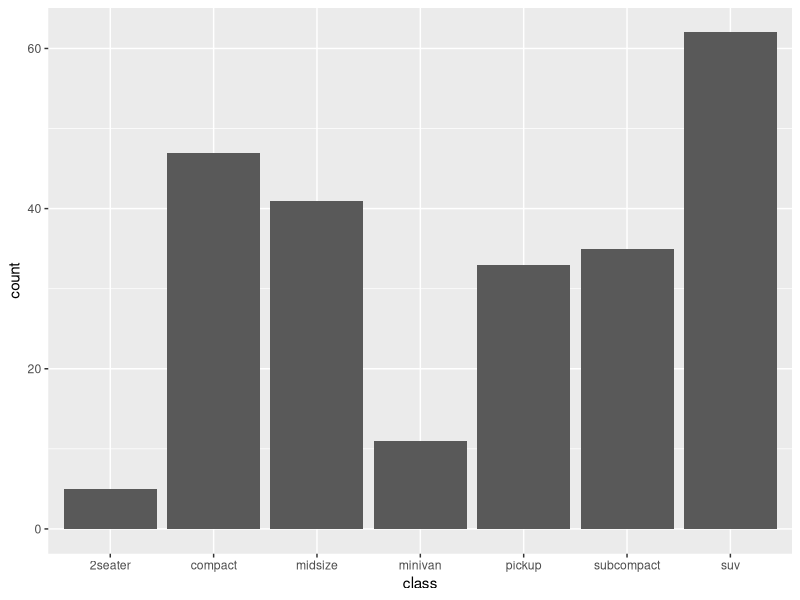
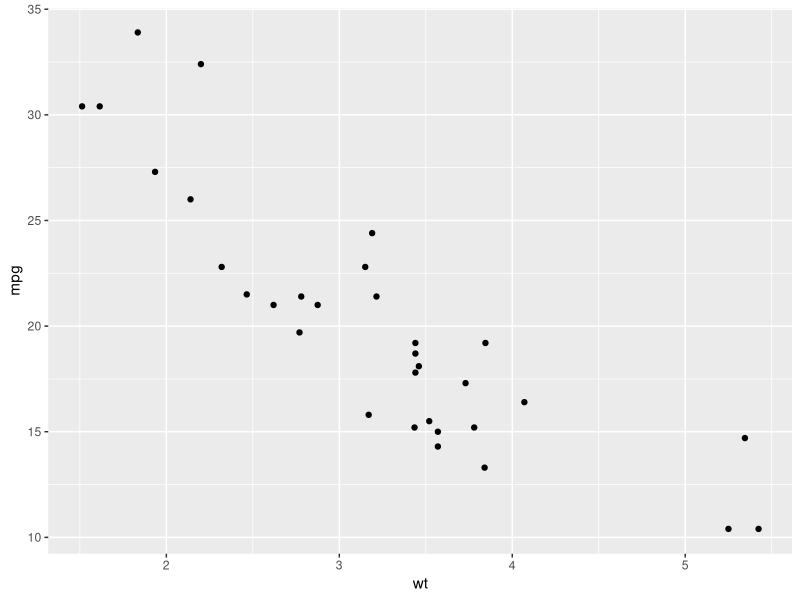
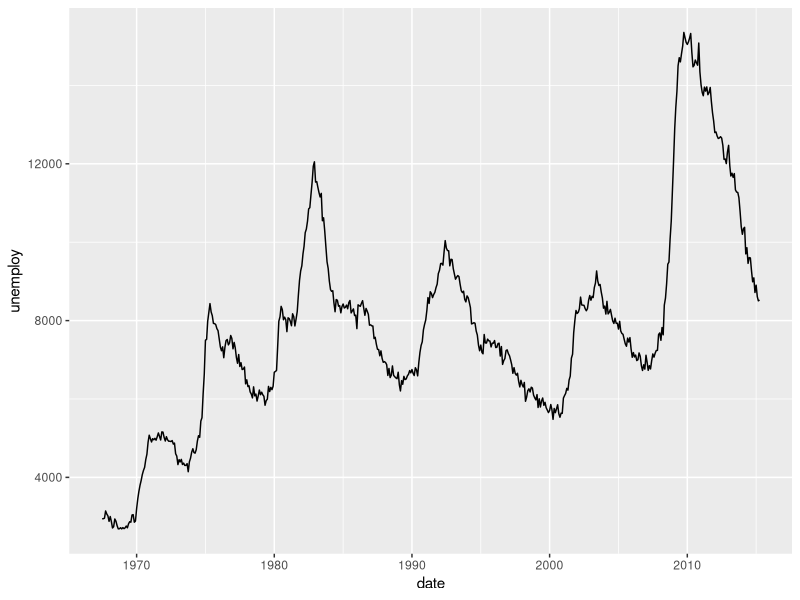
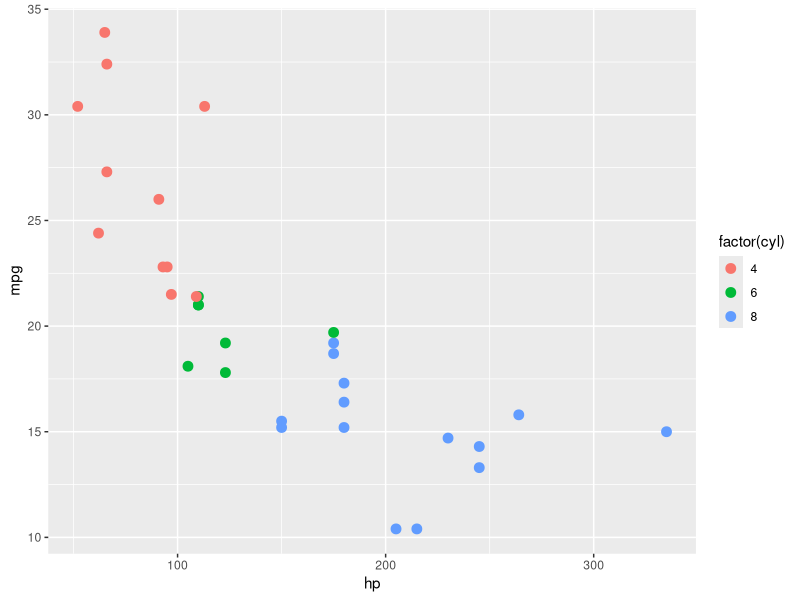
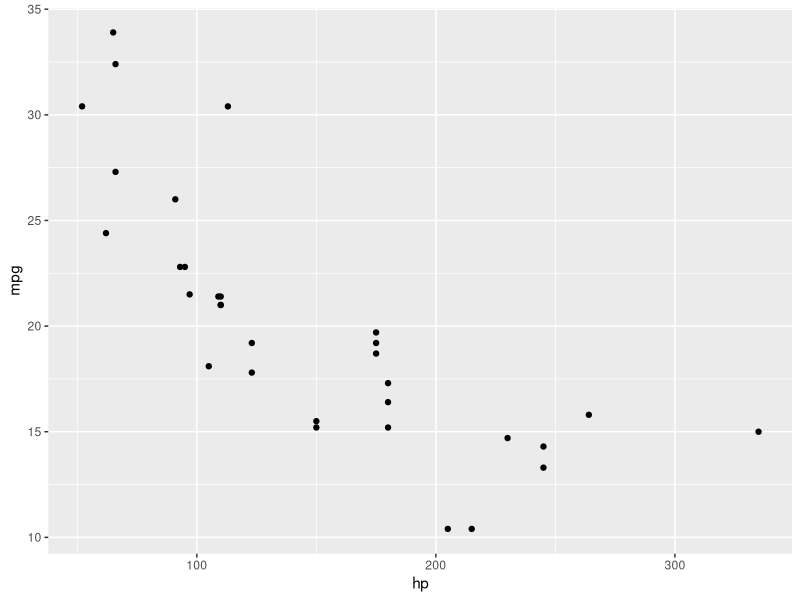
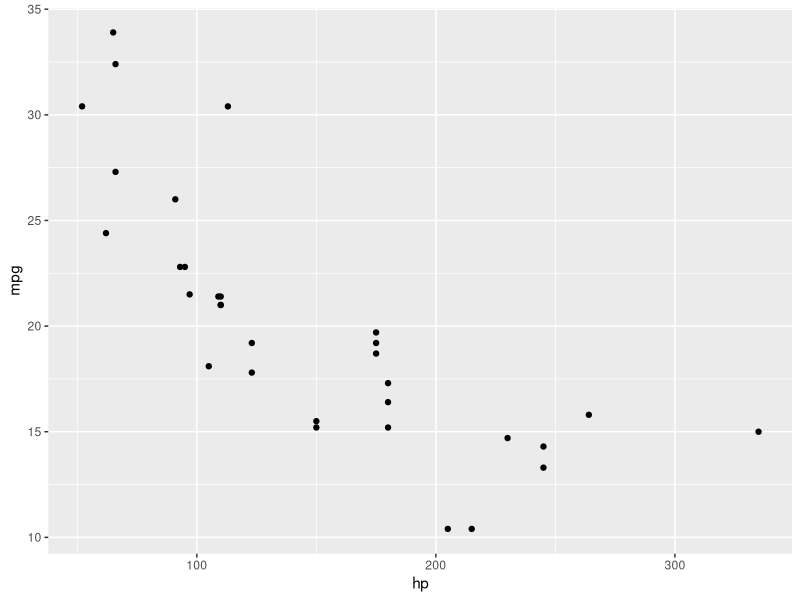
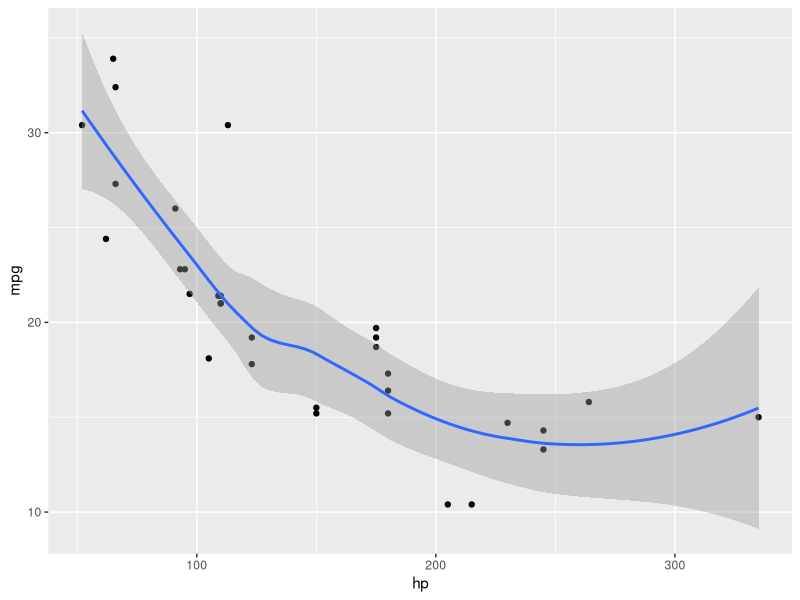
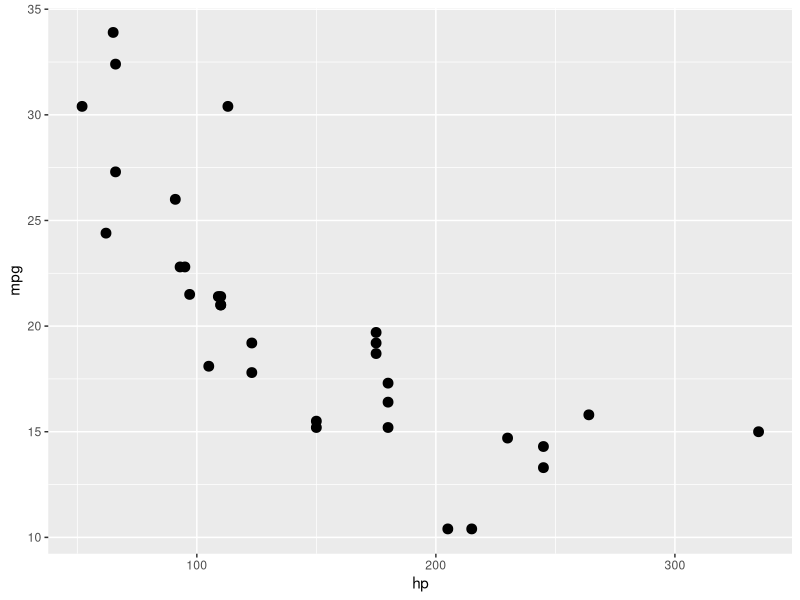

The R script that drew these images, in order:
## ---- chunk 1
library(ggplot2)
library(dplyr)
## ---- chunk 2
ggplot(mpg, aes(class)) + geom_bar()
## ---- chunk 3
ggplot(mtcars, aes(wt, mpg)) + geom_point()
## ---- chunk 4
ggplot(economics, aes(date, unemploy)) + geom_line()
## ---- chunk 5
ggplot(mtcars, aes(hp, mpg, color = factor(cyl))) +
  geom_point(size = 3)
## ---- chunk 6
ggplot() +
  layer(
    data = mtcars,
    mapping = aes(x = hp, y = mpg),
    geom = "point",
    stat = "identity",
    position = "identity"
  )
## ---- chunk 7
ggplot() +
  geom_point(data = mtcars, aes(hp, mpg))
## ---- chunk 8
ggplot(mtcars, aes(hp, mpg)) +
  geom_point() +
  geom_smooth()
## ---- chunk 9
ggplot(mtcars) +
  geom_point(aes(hp, mpg), size = 3)
## ---- chunk 10
ggplot(diamonds) + geom_point(aes(carat, price)) + facet_wrap(~clarity)
## ---- chunk 11
cars   <- mutate(mtcars, 
                 vs = ifelse(vs==1, "V-shaped", "Straight"),
                 am = ifelse(am==1, "Automatic", "Manual"))
## ---- chunk 12
ggplot(cars, aes(hp, mpg)) + geom_point() + facet_grid(vs~am)
